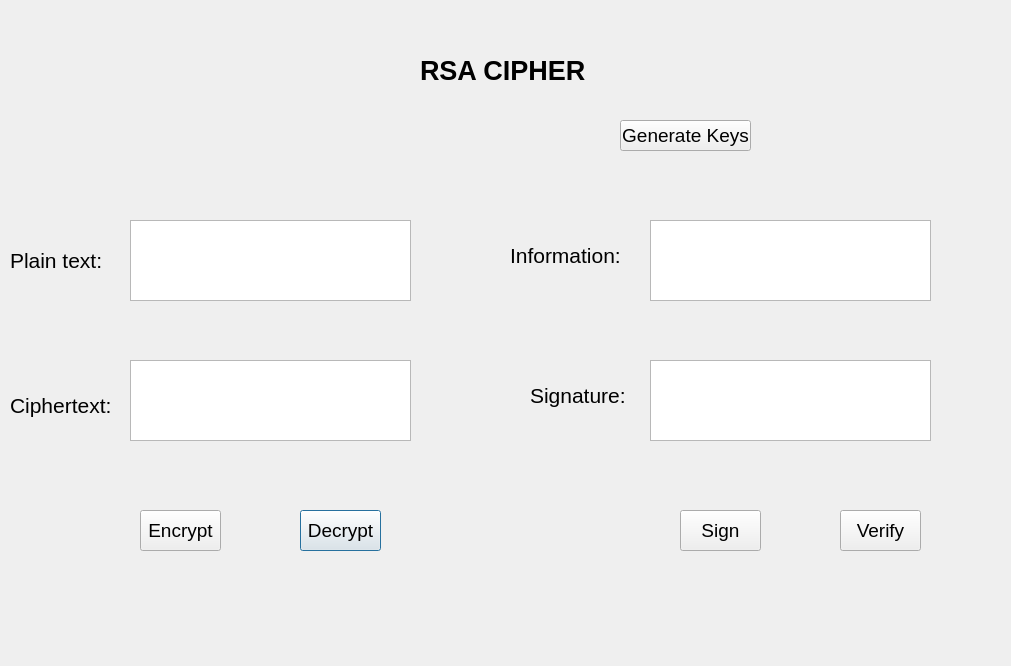
<?xml version="1.0" encoding="UTF-8"?>
<ui version="4.0">
 <class>Dialog</class>
 <widget class="QDialog" name="Dialog">
  <property name="geometry">
   <rect>
    <x>0</x>
    <y>0</y>
    <width>1011</width>
    <height>666</height>
   </rect>
  </property>
  <property name="windowTitle">
   <string>Dialog</string>
  </property>
  <widget class="QTextEdit" name="txt_cipher_text">
   <property name="geometry">
    <rect>
     <x>130</x>
     <y>360</y>
     <width>281</width>
     <height>81</height>
    </rect>
   </property>
  </widget>
  <widget class="QPushButton" name="btn_decrypt">
   <property name="geometry">
    <rect>
     <x>300</x>
     <y>510</y>
     <width>81</width>
     <height>41</height>
    </rect>
   </property>
   <property name="font">
    <font>
     <pointsize>14</pointsize>
    </font>
   </property>
   <property name="text">
    <string>Decrypt</string>
   </property>
  </widget>
  <widget class="QPushButton" name="btn_encrypt">
   <property name="geometry">
    <rect>
     <x>140</x>
     <y>510</y>
     <width>81</width>
     <height>41</height>
    </rect>
   </property>
   <property name="font">
    <font>
     <pointsize>14</pointsize>
    </font>
   </property>
   <property name="text">
    <string>Encrypt</string>
   </property>
  </widget>
  <widget class="QLabel" name="label_2">
   <property name="geometry">
    <rect>
     <x>10</x>
     <y>250</y>
     <width>101</width>
     <height>20</height>
    </rect>
   </property>
   <property name="font">
    <font>
     <pointsize>16</pointsize>
    </font>
   </property>
   <property name="text">
    <string>Plain text:</string>
   </property>
  </widget>
  <widget class="QTextEdit" name="txt_plain_text">
   <property name="geometry">
    <rect>
     <x>130</x>
     <y>220</y>
     <width>281</width>
     <height>81</height>
    </rect>
   </property>
  </widget>
  <widget class="QLabel" name="label">
   <property name="geometry">
    <rect>
     <x>420</x>
     <y>50</y>
     <width>181</width>
     <height>41</height>
    </rect>
   </property>
   <property name="font">
    <font>
     <family>Arial</family>
     <pointsize>20</pointsize>
     <weight>75</weight>
     <bold>true</bold>
    </font>
   </property>
   <property name="text">
    <string>RSA CIPHER</string>
   </property>
  </widget>
  <widget class="QLabel" name="label_4">
   <property name="geometry">
    <rect>
     <x>10</x>
     <y>390</y>
     <width>121</width>
     <height>31</height>
    </rect>
   </property>
   <property name="font">
    <font>
     <pointsize>16</pointsize>
    </font>
   </property>
   <property name="text">
    <string>Ciphertext:</string>
   </property>
  </widget>
  <widget class="QPushButton" name="btn_gen_keys">
   <property name="geometry">
    <rect>
     <x>620</x>
     <y>120</y>
     <width>131</width>
     <height>31</height>
    </rect>
   </property>
   <property name="font">
    <font>
     <pointsize>14</pointsize>
    </font>
   </property>
   <property name="text">
    <string>Generate Keys</string>
   </property>
  </widget>
  <widget class="QTextEdit" name="txt_sign">
   <property name="geometry">
    <rect>
     <x>650</x>
     <y>360</y>
     <width>281</width>
     <height>81</height>
    </rect>
   </property>
  </widget>
  <widget class="QTextEdit" name="txt_info">
   <property name="geometry">
    <rect>
     <x>650</x>
     <y>220</y>
     <width>281</width>
     <height>81</height>
    </rect>
   </property>
  </widget>
  <widget class="QLabel" name="label_3">
   <property name="geometry">
    <rect>
     <x>510</x>
     <y>240</y>
     <width>131</width>
     <height>31</height>
    </rect>
   </property>
   <property name="font">
    <font>
     <pointsize>16</pointsize>
    </font>
   </property>
   <property name="text">
    <string>Information:</string>
   </property>
  </widget>
  <widget class="QLabel" name="label_5">
   <property name="geometry">
    <rect>
     <x>530</x>
     <y>380</y>
     <width>101</width>
     <height>31</height>
    </rect>
   </property>
   <property name="font">
    <font>
     <pointsize>16</pointsize>
    </font>
   </property>
   <property name="text">
    <string>Signature:</string>
   </property>
  </widget>
  <widget class="QPushButton" name="btn_verify">
   <property name="geometry">
    <rect>
     <x>840</x>
     <y>510</y>
     <width>81</width>
     <height>41</height>
    </rect>
   </property>
   <property name="font">
    <font>
     <pointsize>14</pointsize>
    </font>
   </property>
   <property name="text">
    <string>Verify</string>
   </property>
  </widget>
  <widget class="QPushButton" name="btn_sign">
   <property name="geometry">
    <rect>
     <x>680</x>
     <y>510</y>
     <width>81</width>
     <height>41</height>
    </rect>
   </property>
   <property name="font">
    <font>
     <pointsize>14</pointsize>
    </font>
   </property>
   <property name="text">
    <string>Sign</string>
   </property>
  </widget>
 </widget>
 <resources/>
 <connections/>
</ui>
